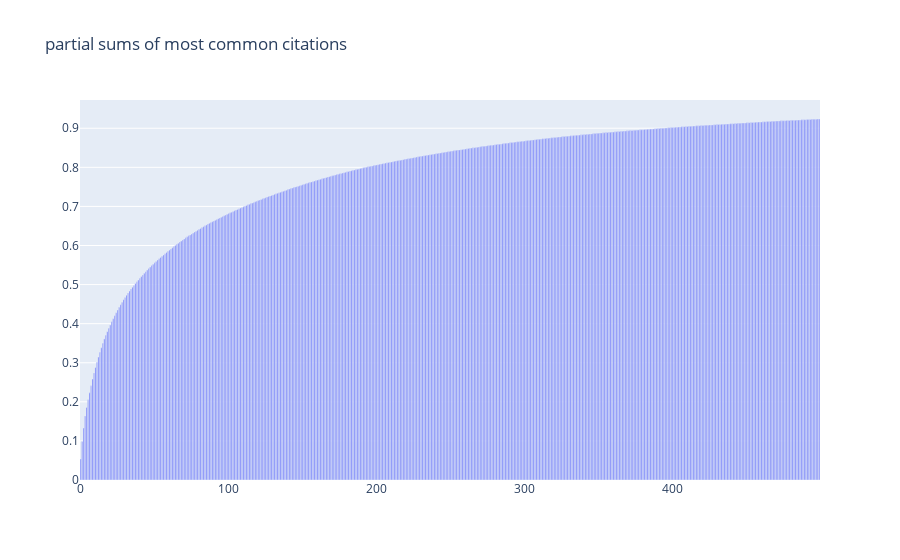

Notebook code cell kept with this figure:
### Code cell
n = 500
most_common = counted.most_common(n)
# convert list of tuples to two lists
most_common_citations, most_common_counts = zip(*most_common)
# normalize most_common_counts by total number of citations
most_common_counts_normalized = [(i/len(flattened)) for i in most_common_counts]
# sum of most common normalized
print("sum of most common normalized:", sum(most_common_counts_normalized))

# plot the partial sums of most common normalized
partial_sums = [sum(most_common_counts_normalized[:i+1]) for i in range(len(most_common_counts_normalized))]

# plot partial_sums as bar chart with plotly
fig = go.Figure(data=[go.Bar(y=partial_sums, name="partial sums")])
title = "partial sums of most common citations"
fig.update_layout(title_text=title)
figures.append(fig)
fig.show()

# print num unique citations
print("num unique citations:", len(counted))

### Figure 1 — Plotly figure (JSON) as saved in the notebook; plotly's stock layout.template omitted (floating-point values rounded to 4 significant figures; data arrays with more than 128 entries replaced by an {"elided": "..."} marker saying what was removed)
{"data": [{"name": "partial sums", "type": "bar", "y": {"elided": "500 float values"}}], "layout": {"title": {"text": "partial sums of most common citations"}}}
